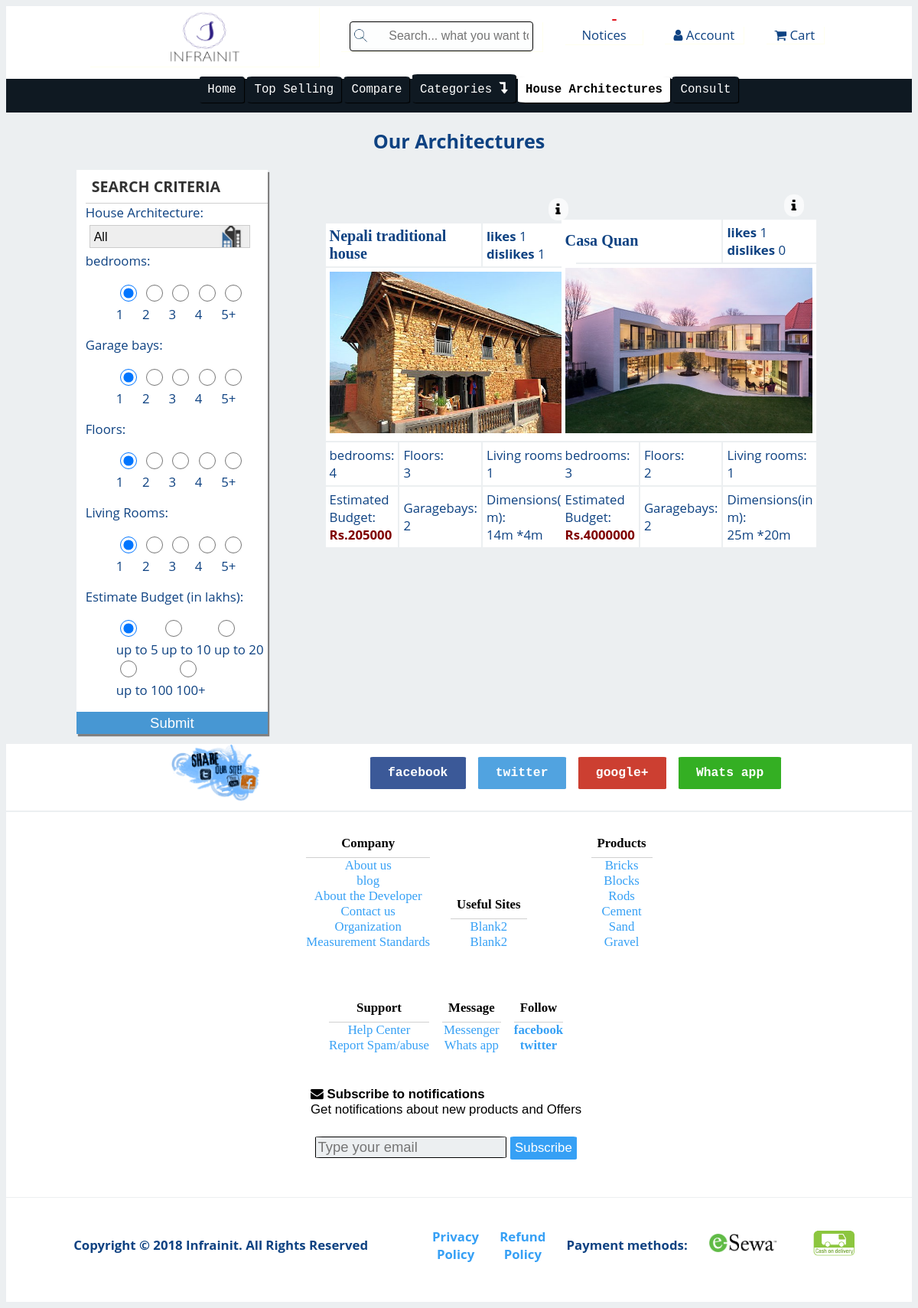
The page /well-known/ibuild/house_architectures/index.php on the database its author committed.
### tables this page shows
CREATE TABLE `house_arc` (
  `house_id` int(11) NOT NULL,
  `name` varchar(400) NOT NULL,
  `architecture` varchar(200) NOT NULL,
  `provider` int(11) NOT NULL,
  `phone` varchar(30) NOT NULL,
  `description` varchar(500) NOT NULL,
  `bedrooms` int(11) NOT NULL,
  `bathrooms` int(11) NOT NULL,
  `livingrooms` int(11) NOT NULL,
  `bedrooms_desc` varchar(500) NOT NULL,
  `livingrooms_desc` varchar(500) NOT NULL,
  `washrooms_desc` varchar(500) NOT NULL,
  `floors` int(11) NOT NULL,
  `garden` varchar(300) NOT NULL,
  `garagebays` int(11) NOT NULL,
  `garage_desc` varchar(300) NOT NULL,
  `estim_budget` decimal(10,0) NOT NULL,
  `length` int(11) NOT NULL,
  `bredth` int(11) NOT NULL,
  `date` datetime NOT NULL DEFAULT CURRENT_TIMESTAMP,
  `likes` int(11) NOT NULL DEFAULT '0',
  `dislikes` int(11) NOT NULL
);

CREATE TABLE `house_images` (
  `image_id` int(11) NOT NULL,
  `house_id` int(11) NOT NULL,
  `image` varchar(500) NOT NULL
);

### well-known/ibuild/house_architectures/show_architechtures.php (the view, shortened to what this page needs)
<?php
include $_SERVER['DOCUMENT_ROOT']."/ibuild/system/init.php";
$query=mysqli_query($db,"SELECT * FROM house_arc");
while($houses=mysqli_fetch_assoc($query))
{
    $ourhouse=$houses['house_id'];
    $urltoarc="/ibuild/house_architectures/a_architecture?house=".$ourhouse;
?>
 <table id="a_single_house">
 <tr><td colspan='3' style="background:transparent"><a href="<?php echo $urltoarc; ?>" class="before_a_house"><i class="fa fa-info" ></i></a>
   </td></tr>
   <tr>
     <td colspan='2' style="font-family:times;background-color:#fff;font-size:120%;font-weight:bold;">
      <?php echo $houses['name'];?>
     </td>
     <td style="background-color:#fff;">
       <?php
       if(isset($_SESSION['u_id'])){
       $checklike=mysqli_query($db,"SELECT * FROM house_arc_likes WHERE house_id='$ourhouse' AND user_id='$user' AND liked=1");
       $checkdislike=mysqli_query($db,"SELECT * FROM house_arc_likes WHERE house_id='$ourhouse' AND user_id='$user' AND liked=0");
        if(mysqli_num_rows($checklike)>0){?>
          <button name="like" class="like_house" style="background-color:white;border:none;color:blue;"><i class="fa fa-thumbs-up" id="up" style="font-size:18px;color:maroon;"></i></button>
        <?php
            }
          else{
            ?>
       <button name="like" class="like_house" style="background-color:white;border:none;color:blue;"><i class="fa fa-thumbs-o-up" id="up" style="font-size:18px;color:maroon;"></i></button>
         <?php
          }
        }
         else{
           echo "<b>likes</b>";
         }
         ?>
      <span class="likes_shower"> <?php echo $houses['likes'];?></span>
          <?php
          if(isset($_SESSION['u_id'])){
        if(mysqli_num_rows($checkdislike)>0){
         ?>
         <button name="dislike" class="dislike_house" style="background-color:white;border:none;color:blue;"><i class="fa fa-thumbs-down" id="down" style="font-size:18px;color:maroon;"></i></button>
        <?php }
        else{?>
     <button name="dislike" class="dislike_house" style="background-color:white;border:none;color:blue;"><i class="fa fa-thumbs-o-down" id="down" style="font-size:18px;color:maroon;"></i></button>
        <?php
      }
            }
            else{
              echo "<b>dislikes</b>";
            }
       ?>
       <span class="dislikes_shower"> <?php echo $houses['dislikes'];?></span>
     </td>
   </tr>
   <tr>
     <td colspan="3" >
         <?php $houseimage=mysqli_query($db,"SELECT * FROM house_images WHERE house_id='$ourhouse'");
           while($images=mysqli_fetch_assoc($houseimage)){
               $image=$images['image'];
               break;
           }
           if(mysqli_num_rows($houseimage)>0){
          $pathtoimage="/ibuild/images/houses/".$image;
        ?>
       <img src="<?php echo $pathtoimage;?>" alt="image error" style="width:100%;">
       <?php
           }
           else{
            ?>
            <img src="../images/houses/No_Image_Available.jpg" alt="No image" style="width:100%;">
            <?php
           }
           ?>
     </td>
   </tr>
   <tr>
     <td>
       bedrooms:<br/>
       <?php echo $houses['bedrooms'];?>
     </td>
       <td>
         Floors:<br/>
         <?php echo $houses['floors'];?>
       </td>
       <td>
           Living rooms:<br/>
           <?php echo $houses['livingrooms'];?>
       </td>
    </tr>
    <tr>
       <td>
           Estimated Budget:<br/>
          <span style="color:maroon;font-weight:bold;"> <?php echo "Rs.".$houses['estim_budget'];?></span>
       </td>
       <td>
           Garagebays:<br/>
           <?php echo $houses['garagebays'];?>
       </td>
       <td>
           Dimensions(in m):<br/>
           <?php echo $houses['length']."m *".$houses['bredth']."m";?>
       </td>
    </tr>
 </table>
<?php
 }
 ?>

### well-known/ibuild/css/styles.css (style rules this page uses)
body { width:auto; display:block; color:#0e4282; font-family:open sans; font-style: normal; font-size:105%; background-color: #eceff1; }
a { color:inherit; style:inherit; text-decoration: none; }
* { box-sizing:border-box }
#house_architectures { text-align: center; }
#middle_part #a_single_house { text-align:left; margin:1% 1% 0% -.5%; z-index: 1; display:inline-block; width:300px; }
#middle_part .before_a_house i { font-style: normal; font-weight: normal; text-decoration: inherit; z-index:2; text-align:right; text-align:center; background-color:#f9fafb; border:1px groove transparent; border-radius:45%; color: #000; width:26px; font-size: 18px; padding:1.5%; margin-bottom:-5%; margin-right:-4%; }
#middle_part .before_a_house { display:block; text-align:right; max-width:300px; }
#a_single_house tr td { background-color: #fff; z-index:1; padding:5px; }
html, body { overflow-x:hidden; }
img { max-width:100%; }

### rows shown on the page
house_arc: name "Nepali traditional house", likes "1", dislikes "1", house_images.image (picture), bedrooms "4", floors "3", livingrooms "1", estim_budget "205000", garagebays "2", length "14", bredth "4"
house_arc: name "Casa Quan", likes "1", dislikes "0", house_images.image (picture), bedrooms "3", floors "2", livingrooms "1", estim_budget "4000000", garagebays "2", length "25", bredth "20"
